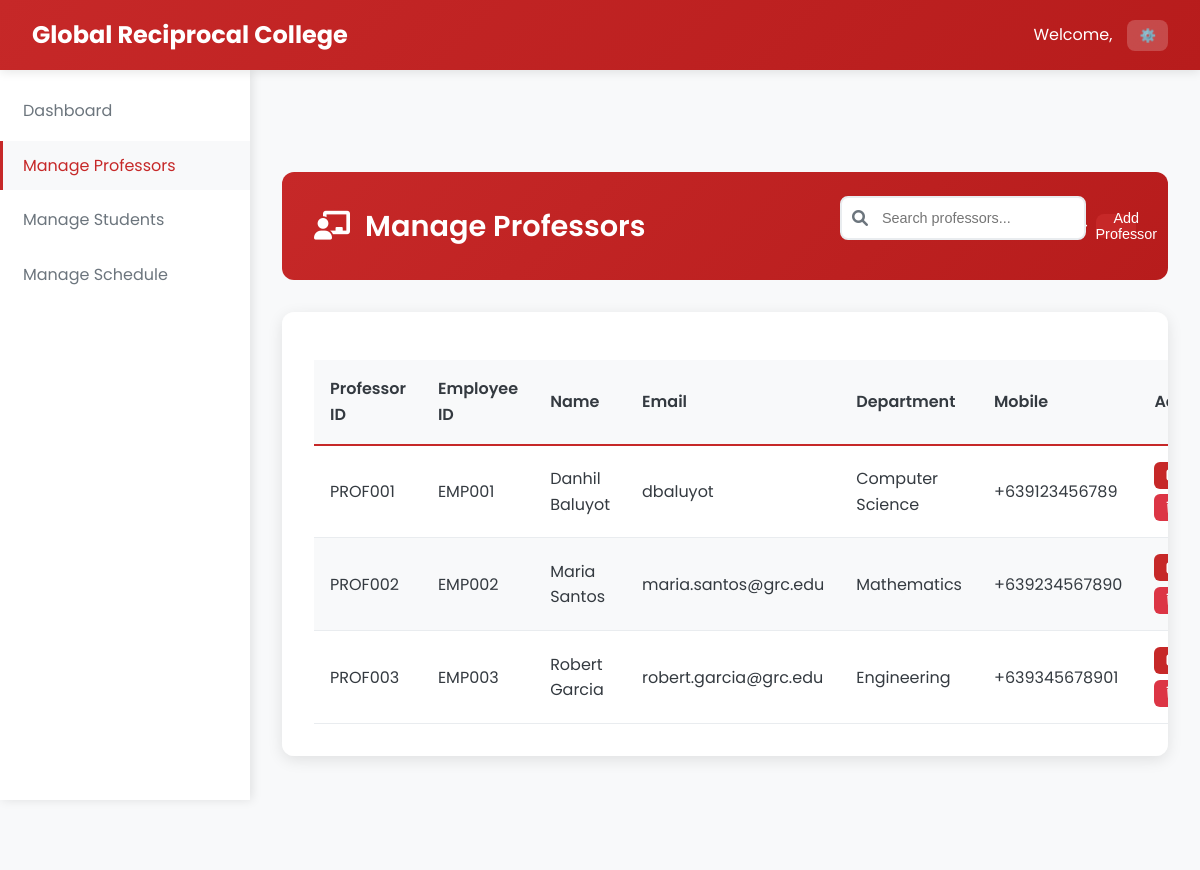
Page /Admin/admin_manage_professors.php (signed in) on the earlier database version.
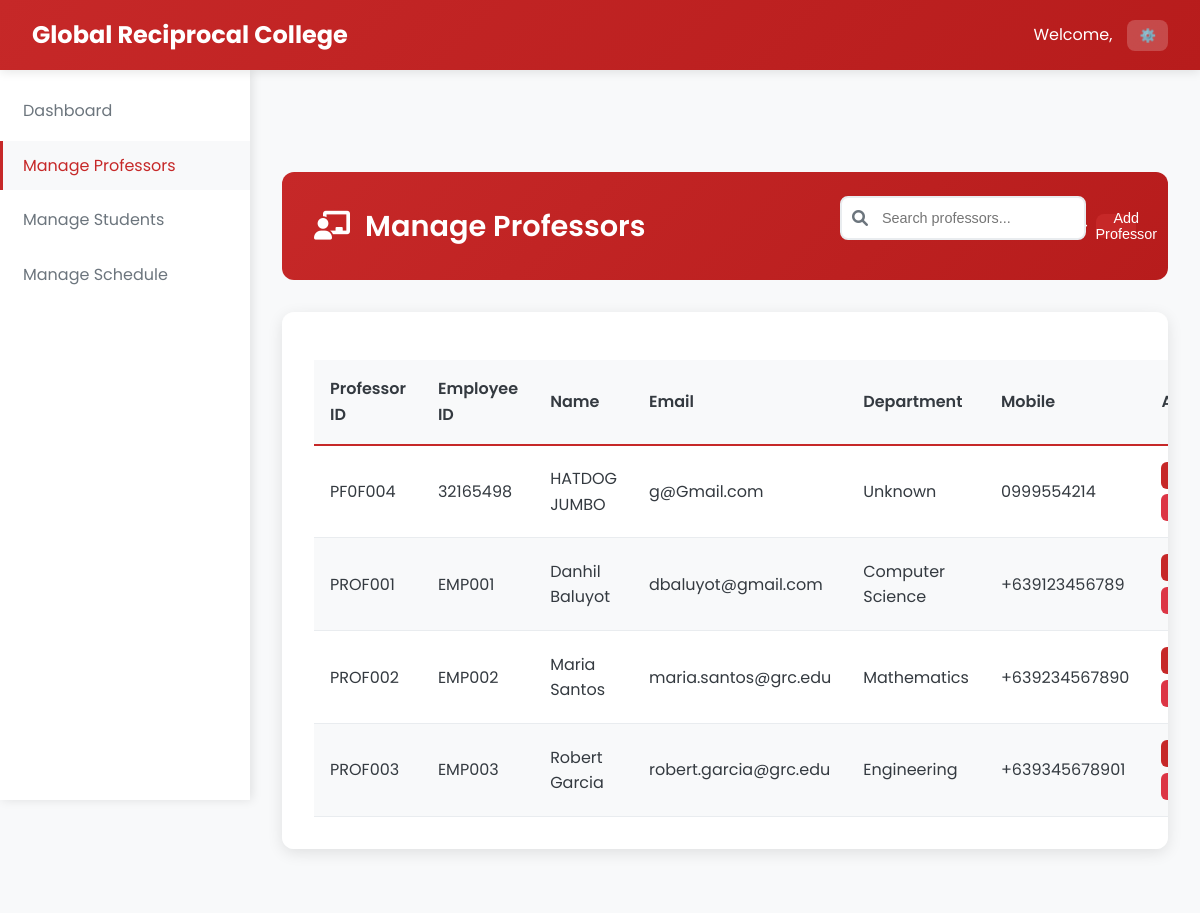
Same page on the later database version.
### tables this page shows
CREATE TABLE `professors` (
  `professor_id` varchar(20) NOT NULL,
  `employee_id` varchar(20) NOT NULL,
  `first_name` varchar(50) NOT NULL,
  `last_name` varchar(50) NOT NULL,
  `email` varchar(100) NOT NULL,
  `password` varchar(255) NOT NULL,
  `department` varchar(100) NOT NULL,
  `mobile` varchar(15) NOT NULL,
  `created_at` datetime NOT NULL,
  `updated_at` datetime NOT NULL
);

### Admin/admin_manage_professors.php (the view, shortened to what this page needs)
<?php
require_once '../php/db.php';
$query = "SELECT * FROM professors";
$professors = $pdo->query($query)->fetchAll();
?>
<!DOCTYPE html>
<html lang="en">
<head>
    <link rel="stylesheet" href="../css/styles_fixed.css">
    <link rel="stylesheet" href="https://cdnjs.cloudflare.com/ajax/libs/font-awesome/6.0.0/css/all.min.css">
</head>
<body>
    <nav class="navbar">
        <div class="navbar-brand">
            <span class="navbar-title">Global Reciprocal College</span>
        </div>
        <div class="navbar-user">
            <span>Welcome, <?php echo $_SESSION['name']; ?></span>
            <div class="user-dropdown">
                <button class="dropdown-toggle">⚙️</button>
            </div>
        </div>
    </nav>
    <aside class="sidebar">
        <ul class="sidebar-menu">
            <li class="sidebar-item">
                <a href="admin_dashboard.php" class="sidebar-link">Dashboard</a>
            </li>
            <li class="sidebar-item">
                <a href="admin_manage_professors.php" class="sidebar-link active">Manage Professors</a>
            </li>
            <li class="sidebar-item">
                <a href="admin_manage_students.php" class="sidebar-link">Manage Students</a>
            </li>
            <li class="sidebar-item">
                <a href="admin_manage_schedule.php" class="sidebar-link">Manage Schedule</a>
            </li>
        </ul>
    </aside>
    <main class="main-content">
        <div class="enhanced-header fade-in">
            <h1 class="header-title"><i class="fas fa-chalkboard-teacher" style="margin-right: 15px;"></i>Manage Professors</h1>
            <div class="header-actions">
                <div class="search-container">
                    <i class="fas fa-search search-icon"></i>
                    <input type="text" id="searchInput" class="search-input" placeholder="Search professors..." onkeyup="filterProfessors()">
                </div>
                <button class="btn-icon btn-primary" onclick="openModal('addProfessorModal')">
                    Add Professor
                </button>
            </div>
        </div>
        <div class="table-container">
            <table class="table">
                <thead>
                    <tr>
                        <th>Professor ID</th>
                        <th>Employee ID</th>
                        <th>Name</th>
                        <th>Email</th>
                        <th>Department</th>
                        <th>Mobile</th>
                        <th>Actions</th>
                    </tr>
                </thead>
                <tbody>
                    <?php foreach ($professors as $professor): ?>
                    <tr>
                        <td><?php echo $professor['professor_id']; ?></td>
                        <td><?php echo $professor['employee_id']; ?></td>
                        <td><?php echo $professor['first_name'] . ' ' . $professor['last_name']; ?></td>
                        <td><?php echo $professor['email']; ?></td>
                        <td><?php echo $professor['department']; ?></td>
                        <td><?php echo $professor['mobile']; ?></td>
                        <td>
                            <div class="action-buttons">
                                <button class="btn btn-sm btn-primary" onclick="editProfessor(<?php echo htmlspecialchars(json_encode($professor)); ?>)">
                                </button>
                                <form action="" method="POST" style="display:inline;">
                                    <button type="submit" class="btn btn-sm btn-danger" onclick="return confirm('Are you sure you want to delete this professor?')">
                                    </button>
                                </form>
                            </div>
                        </td>
                    </tr>
                    <?php endforeach; ?>
                </tbody>
            </table>
        </div>
    </main>
</body>
</html>

Differences in the rows shown:
added professors: professor_id "PF0F004", employee "32165498", first_name "HATDOG", last_name "JUMBO", email "g@Gmail.com", department "Unknown", mobile "0999554214"
changed professors "PROF001": email "dbaluyot" → "dbaluyot@gmail.com"
